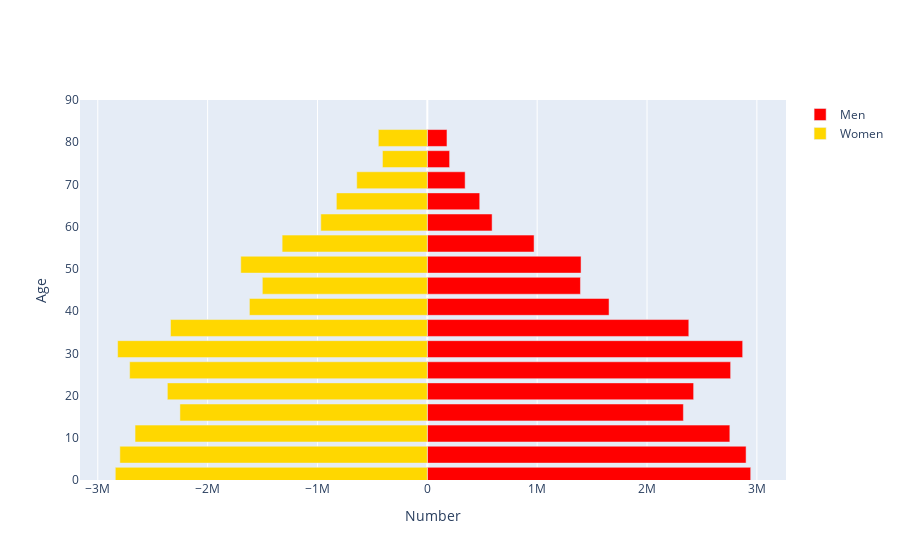

The notebook cell this image was saved under:
### Code cell
import plotly.offline as py
import plotly.graph_objs as go
import pandas as pd
import numpy as np

py.init_notebook_mode(connected=True)

layout = go.Layout(barmode='overlay',
                   yaxis=go.layout.YAxis(range=[0, 90], title='Age'),
                   xaxis=go.layout.XAxis(title='Number'))

year =2020

bins = [go.Bar(x = df.loc[str(year),:].filter(regex="Male").values,
               y = [int(s[:2])+1 for s in age_ranges],
               orientation='h',
               name='Men',
               marker=dict(color='red'),
               hoverinfo='skip'
               ),

        go.Bar(x = -df.loc[str(year),:].filter(regex="Female").values,
               y=[int(s[:2])+1 for s in age_ranges],
               orientation='h',
               name='Women',
               marker=dict(color = 'gold'),
               hoverinfo='skip',
               )
        ]
py.iplot(dict(data=bins, layout=layout))

# fig_population_growth = go.Figure(data=[trace_population_growth], layout=layout_population_growth)

### Figure 1 — Plotly figure (JSON) as saved in the notebook; plotly's stock layout.template omitted (floating-point values rounded to 4 significant figures)
{"data": [{"hoverinfo": "skip", "marker": {"color": "red"}, "name": "Men", "orientation": "h", "type": "bar", "x": [2943869, 2901931, 2753974, 2331167, 2424376, 2761160, 2870783, 2380385, 1654462, 1394163, 1399527, 971913, 589805, 477104, 344200, 203018, 178949], "y": [1, 6, 11, 16, 21, 26, 31, 36, 41, 46, 51, 56, 61, 66, 71, 76, 81]}, {"hoverinfo": "skip", "marker": {"color": "gold"}, "name": "Women", "orientation": "h", "type": "bar", "x": [-2840382, -2798835, -2660490, -2252086, -2366586, -2709949, -2819281, -2337648, -1619533, -1501805, -1698176, -1321598, -969617, -828009, -642663, -408430, -446059], "y": [1, 6, 11, 16, 21, 26, 31, 36, 41, 46, 51, 56, 61, 66, 71, 76, 81]}], "layout": {"barmode": "overlay", "xaxis": {"title": {"text": "Number"}}, "yaxis": {"range": [0, 90], "title": {"text": "Age"}}}}
